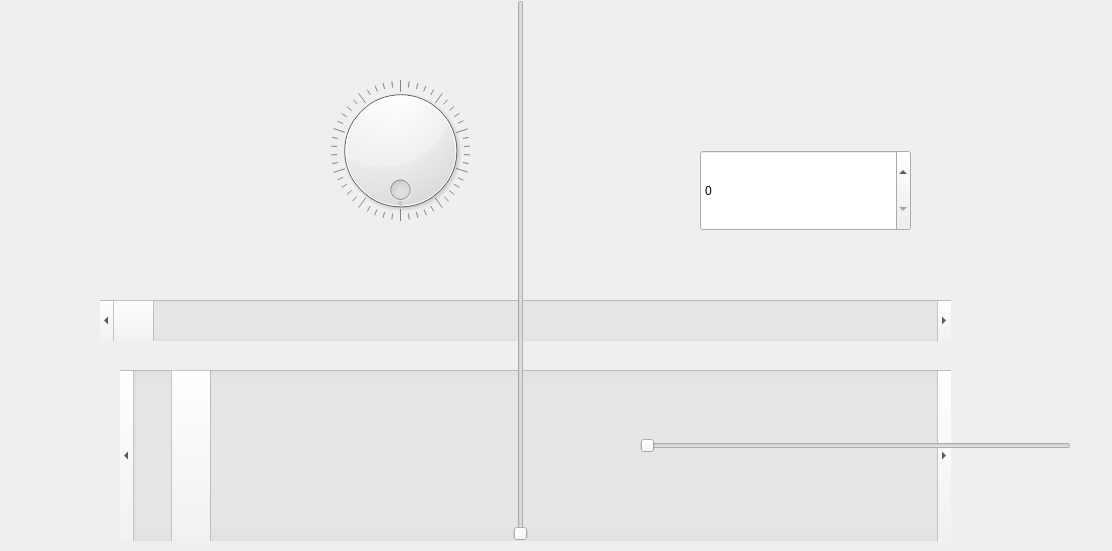
<?xml version="1.0" encoding="UTF-8"?>
<ui version="4.0">
 <class>MyWidget</class>
 <widget class="QWidget" name="MyWidget">
  <property name="geometry">
   <rect>
    <x>0</x>
    <y>0</y>
    <width>1112</width>
    <height>551</height>
   </rect>
  </property>
  <property name="windowTitle">
   <string>MyWidget</string>
  </property>
  <widget class="QDial" name="dial">
   <property name="geometry">
    <rect>
     <x>280</x>
     <y>80</y>
     <width>241</width>
     <height>141</height>
    </rect>
   </property>
   <property name="wrapping">
    <bool>true</bool>
   </property>
   <property name="notchesVisible">
    <bool>true</bool>
   </property>
  </widget>
  <widget class="QScrollBar" name="horizontalScrollBar">
   <property name="geometry">
    <rect>
     <x>100</x>
     <y>300</y>
     <width>851</width>
     <height>41</height>
    </rect>
   </property>
   <property name="maximum">
    <number>200</number>
   </property>
   <property name="orientation">
    <enum>Qt::Horizontal</enum>
   </property>
  </widget>
  <widget class="QScrollBar" name="verticalScrollBar">
   <property name="geometry">
    <rect>
     <x>120</x>
     <y>370</y>
     <width>831</width>
     <height>171</height>
    </rect>
   </property>
   <property name="focusPolicy">
    <enum>Qt::StrongFocus</enum>
   </property>
   <property name="maximum">
    <number>200</number>
   </property>
   <property name="value">
    <number>10</number>
   </property>
   <property name="orientation">
    <enum>Qt::Horizontal</enum>
   </property>
  </widget>
  <widget class="QSlider" name="horizontalSlider">
   <property name="geometry">
    <rect>
     <x>640</x>
     <y>380</y>
     <width>431</width>
     <height>131</height>
    </rect>
   </property>
   <property name="orientation">
    <enum>Qt::Horizontal</enum>
   </property>
  </widget>
  <widget class="QSlider" name="verticalSlider">
   <property name="geometry">
    <rect>
     <x>500</x>
     <y>0</y>
     <width>41</width>
     <height>541</height>
    </rect>
   </property>
   <property name="orientation">
    <enum>Qt::Vertical</enum>
   </property>
   <property name="tickPosition">
    <enum>QSlider::NoTicks</enum>
   </property>
  </widget>
  <widget class="QSpinBox" name="spinBox">
   <property name="geometry">
    <rect>
     <x>700</x>
     <y>150</y>
     <width>211</width>
     <height>81</height>
    </rect>
   </property>
  </widget>
 </widget>
 <layoutdefault spacing="6" margin="11"/>
 <resources/>
 <connections>
  <connection>
   <sender>dial</sender>
   <signal>sliderMoved(int)</signal>
   <receiver>spinBox</receiver>
   <slot>setValue(int)</slot>
   <hints>
    <hint type="sourcelabel">
     <x>478</x>
     <y>183</y>
    </hint>
    <hint type="destinationlabel">
     <x>715</x>
     <y>191</y>
    </hint>
   </hints>
  </connection>
  <connection>
   <sender>dial</sender>
   <signal>sliderMoved(int)</signal>
   <receiver>horizontalScrollBar</receiver>
   <slot>setValue(int)</slot>
   <hints>
    <hint type="sourcelabel">
     <x>288</x>
     <y>190</y>
    </hint>
    <hint type="destinationlabel">
     <x>203</x>
     <y>307</y>
    </hint>
   </hints>
  </connection>
  <connection>
   <sender>dial</sender>
   <signal>sliderMoved(int)</signal>
   <receiver>verticalScrollBar</receiver>
   <slot>setValue(int)</slot>
   <hints>
    <hint type="sourcelabel">
     <x>421</x>
     <y>213</y>
    </hint>
    <hint type="destinationlabel">
     <x>387</x>
     <y>455</y>
    </hint>
   </hints>
  </connection>
  <connection>
   <sender>dial</sender>
   <signal>sliderMoved(int)</signal>
   <receiver>horizontalSlider</receiver>
   <slot>setValue(int)</slot>
   <hints>
    <hint type="sourcelabel">
     <x>505</x>
     <y>215</y>
    </hint>
    <hint type="destinationlabel">
     <x>694</x>
     <y>383</y>
    </hint>
   </hints>
  </connection>
  <connection>
   <sender>dial</sender>
   <signal>sliderMoved(int)</signal>
   <receiver>verticalSlider</receiver>
   <slot>setValue(int)</slot>
   <hints>
    <hint type="sourcelabel">
     <x>508</x>
     <y>130</y>
    </hint>
    <hint type="destinationlabel">
     <x>526</x>
     <y>448</y>
    </hint>
   </hints>
  </connection>
 </connections>
</ui>
